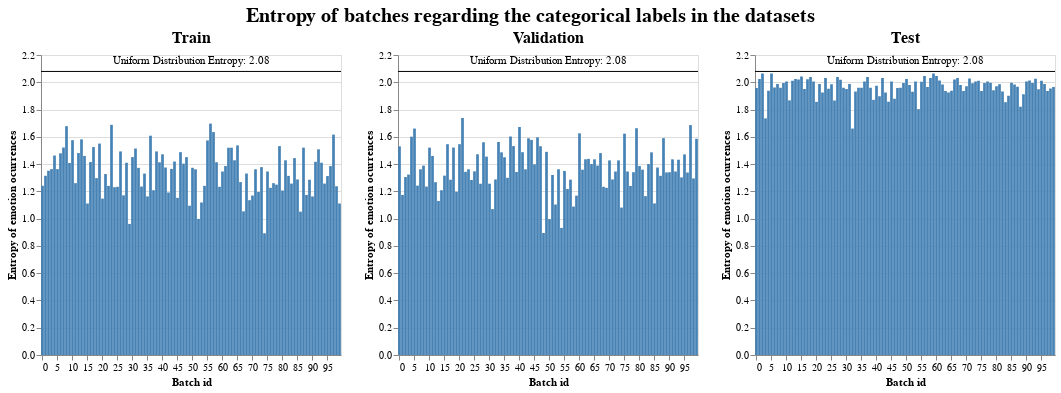

Notebook code cell kept with this figure:
### Markdown cell above
## 2.2 Weighted batch sampler
As we have seen in data exploration, there is a heavy bias towards positive emotions, concretly to happy and neutral emotions. In this section I will focus on creating a weighted batch sampler to solve this issue. I will focus on the categorical labels for this purpose. I will use the same data loader.

To get a sense on how the emotions are distributed in each batch I will be using entropy. Entropy is the measure of suprise or uncertainty of the variables possible outcomes. So it is a good measure to see how uncertain the categorical labels in a batch will be (as we expect it to be as high as possible). This is the mathematical definition:

$$H(X):=-\sum_{x\in \mathcal{X}} p(x)· log(p(x))$$

**Note:** The choice of base for the logarithm, varies for different applications. I will use base $e$, so it is in "natural units" nat.

The lower bound of entropy is a deterministic event, where in a batch we have only one emotion (in this case the entropy is 0).
$$H(D)=- 1 · log(1)=-log(1) = 0$$

The objective is that all batches labels are as uncertain as possible. So we seek the uniform distribution of categorical labels in each batch, so that will be the upper bound of this measure. In case of a uniform distribution of 8 possible outcomes or emotions the entropy value is the following: 
$$H(U)=-\sum_{i=1}^{8}  1/8 · log(p(i))=-log(1/8) \approx 2.079$$

Now I will plot the entropy of the labels across the batches for all data splits:

### Code cell
bar_plot_train = compute_cat_label_batch_entropy(dataloader_train, NUMBER_OF_EMOT, title = "Train")
bar_plot_val = compute_cat_label_batch_entropy(dataloader_val, NUMBER_OF_EMOT, title = "Validation")
bar_plot_test = compute_cat_label_batch_entropy(dataloader_test, NUMBER_OF_EMOT, title = "Test")
alt.hconcat(bar_plot_train, bar_plot_val, bar_plot_test).properties(
    title = alt.Title("Entropy of batches regarding the categorical labels in the datasets", anchor = "middle", fontSize = 20))

### Figure 1 — Vega-Lite specification as saved in the notebook (floating-point values rounded to 4 significant figures)
{"config": {"view": {"continuousWidth": 300, "continuousHeight": 300}}, "hconcat": [{"layer": [{"data": {"name": "data-2345f9749867ff87346f56a19dccda3d"}, "mark": {"type": "bar", "color": "steelblue"}, "encoding": {"tooltip": [{"field": "Batch", "title": "Batch id", "type": "quantitative"}, {"field": "Entropy", "format": ".3f", "title": "Entropy", "type": "quantitative"}], "x": {"axis": {"labelAngle": 0, "labelFlush": true, "title": "Batch id", "values": [0, 5, 10, 15, 20, 25, 30, 35, 40, 45, 50, 55, 60, 65, 70, 75, 80, 85, 90, 95]}, "field": "Batch", "type": "nominal"}, "y": {"field": "Entropy", "title": "Entropy of emotion ocurrences", "type": "quantitative"}}, "title": {"text": "Train", "fontSize": 16}}, {"data": {"name": "data-bde6cd71c8531a0d11bbd68aeddef36f"}, "mark": {"type": "text", "dy": -10}, "encoding": {"text": {"value": "Uniform Distribution Entropy: 2.08"}, "y": {"field": "y", "title": "", "type": "quantitative"}}}, {"data": {"name": "data-bde6cd71c8531a0d11bbd68aeddef36f"}, "mark": {"type": "rule", "color": "black"}, "encoding": {"y": {"field": "y", "title": "", "type": "quantitative"}}}], "height": 300, "width": 300}, {"layer": [{"data": {"name": "data-b24e3f90e321106b3b9aaa99d3e09984"}, "mark": {"type": "bar", "color": "steelblue"}, "encoding": {"tooltip": [{"field": "Batch", "title": "Batch id", "type": "quantitative"}, {"field": "Entropy", "format": ".3f", "title": "Entropy", "type": "quantitative"}], "x": {"axis": {"labelAngle": 0, "labelFlush": true, "title": "Batch id", "values": [0, 5, 10, 15, 20, 25, 30, 35, 40, 45, 50, 55, 60, 65, 70, 75, 80, 85, 90, 95]}, "field": "Batch", "type": "nominal"}, "y": {"field": "Entropy", "title": "Entropy of emotion ocurrences", "type": "quantitative"}}, "title": {"text": "Validation", "fontSize": 16}}, {"data": {"name": "data-bde6cd71c8531a0d11bbd68aeddef36f"}, "mark": {"type": "text", "dy": -10}, "encoding": {"text": {"value": "Uniform Distribution Entropy: 2.08"}, "y": {"field": "y", "title": "", "type": "quantitative"}}}, {"data": {"name": "data-bde6cd71c8531a0d11bbd68aeddef36f"}, "mark": {"type": "rule", "color": "black"}, "encoding": {"y": {"field": "y", "title": "", "type": "quantitative"}}}], "height": 300, "width": 300}, {"layer": [{"data": {"name": "data-5dbaf3115448203ce35f950b9a5ed473"}, "mark": {"type": "bar", "color": "steelblue"}, "encoding": {"tooltip": [{"field": "Batch", "title": "Batch id", "type": "quantitative"}, {"field": "Entropy", "format": ".3f", "title": "Entropy", "type": "quantitative"}], "x": {"axis": {"labelAngle": 0, "labelFlush": true, "title": "Batch id", "values": [0, 5, 10, 15, 20, 25, 30, 35, 40, 45, 50, 55, 60, 65, 70, 75, 80, 85, 90, 95]}, "field": "Batch", "type": "nominal"}, "y": {"field": "Entropy", "title": "Entropy of emotion ocurrences", "type": "quantitative"}}, "title": {"text": "Test", "fontSize": 16}}, {"data": {"name": "data-bde6cd71c8531a0d11bbd68aeddef36f"}, "mark": {"type": "text", "dy": -10}, "encoding": {"text": {"value": "Uniform Distribution Entropy: 2.08"}, "y": {"field": "y", "title": "", "type": "quantitative"}}}, {"data": {"name": "data-bde6cd71c8531a0d11bbd68aeddef36f"}, "mark": {"type": "rule", "color": "black"}, "encoding": {"y": {"field": "y", "title": "", "type": "quantitative"}}}], "height": 300, "width": 300}], "title": {"text": "Entropy of batches regarding the categorical labels in the datasets", "anchor": "middle", "fontSize": 20}, "$schema": "https://vega.github.io/schema/vega-lite/v5.15.1.json", "datasets": {"data-2345f9749867ff87346f56a19dccda3d": [{"Batch": 0, "Entropy": 1.241}, {"Batch": 1, "Entropy": 1.314}, {"Batch": 2, "Entropy": 1.351}, {"Batch": 3, "Entropy": 1.363}, {"Batch": 4, "Entropy": 1.463}, {"Batch": 5, "Entropy": 1.363}, {"Batch": 6, "Entropy": 1.479}, {"Batch": 7, "Entropy": 1.521}, {"Batch": 8, "Entropy": 1.678}, {"Batch": 9, "Entropy": 1.408}, {"Batch": 10, "Entropy": 1.575}, {"Batch": 11, "Entropy": 1.26}, {"Batch": 12, "Entropy": 1.481}, {"Batch": 13, "Entropy": 1.581}, {"Batch": 14, "Entropy": 1.46}, {"Batch": 15, "Entropy": 1.111}, {"Batch": 16, "Entropy": 1.415}, {"Batch": 17, "Entropy": 1.525}, {"Batch": 18, "Entropy": 1.297}, {"Batch": 19, "Entropy": 1.55}, {"Batch": 20, "Entropy": 1.147}, {"Batch": 21, "Entropy": 1.327}, {"Batch": 22, "Entropy": 1.24}, {"Batch": 23, "Entropy": 1.688}, {"Batch": 24, "Entropy": 1.23}, {"Batch": 25, "Entropy": 1.233}, {"Batch": 26, "Entropy": 1.493}, {"Batch": 27, "Entropy": 1.171}, {"Batch": 28, "Entropy": 1.41}, {"Batch": 29, "Entropy": 0.9614}, {"Batch": 30, "Entropy": 1.451}, {"Batch": 31, "Entropy": 1.514}, {"Batch": 32, "Entropy": 1.372}, {"Batch": 33, "Entropy": 1.235}, {"Batch": 34, "Entropy": 1.33}, {"Batch": 35, "Entropy": 1.163}, {"Batch": 36, "Entropy": 1.608}, {"Batch": 37, "Entropy": 1.208}, {"Batch": 38, "Entropy": 1.493}, {"Batch": 39, "Entropy": 1.413}, {"Batch": 40, "Entropy": 1.472}, {"Batch": 41, "Entropy": 1.375}, {"Batch": 42, "Entropy": 1.192}, {"Batch": 43, "Entropy": 1.365}, {"Batch": 44, "Entropy": 1.419}, {"Batch": 45, "Entropy": 1.152}, {"Batch": 46, "Entropy": 1.488}, {"Batch": 47, "Entropy": 1.403}, {"Batch": 48, "Entropy": 1.451}, {"Batch": 49, "Entropy": 1.095}, {"Batch": 50, "Entropy": 1.373}, {"Batch": 51, "Entropy": 1.362}, {"Batch": 52, "Entropy": 0.9979}, {"Batch": 53, "Entropy": 1.119}, {"Batch": 54, "Entropy": 1.24}, {"Batch": 55, "Entropy": 1.573}, {"Batch": 56, "Entropy": 1.697}, {"Batch": 57, "Entropy": 1.635}, {"Batch": 58, "Entropy": 1.413}, {"Batch": 59, "Entropy": 1.233}, {"Batch": 60, "Entropy": 1.345}, {"Batch": 61, "Entropy": 1.386}, {"Batch": 62, "Entropy": 1.52}, {"Batch": 63, "Entropy": 1.52}, {"Batch": 64, "Entropy": 1.428}, {"Batch": 65, "Entropy": 1.537}, {"Batch": 66, "Entropy": 1.268}, {"Batch": 67, "Entropy": 1.054}, {"Batch": 68, "Entropy": 1.331}, {"Batch": 69, "Entropy": 1.135}, {"Batch": 70, "Entropy": 1.169}, {"Batch": 71, "Entropy": 1.362}, {"Batch": 72, "Entropy": 1.196}, {"Batch": 73, "Entropy": 1.377}, {"Batch": 74, "Entropy": 0.8926}, {"Batch": 75, "Entropy": 1.346}, {"Batch": 76, "Entropy": 1.226}, {"Batch": 77, "Entropy": 1.26}, {"Batch": 78, "Entropy": 1.249}, {"Batch": 79, "Entropy": 1.532}, {"Batch": 80, "Entropy": 1.206}, {"Batch": 81, "Entropy": 1.428}, {"Batch": 82, "Entropy": 1.314}, {"Batch": 83, "Entropy": 1.257}, {"Batch": 84, "Entropy": 1.444}, {"Batch": 85, "Entropy": 1.287}, {"Batch": 86, "Entropy": 1.051}, {"Batch": 87, "Entropy": 1.521}, {"Batch": 88, "Entropy": 1.174}, {"Batch": 89, "Entropy": 1.285}, {"Batch": 90, "Entropy": 1.163}, {"Batch": 91, "Entropy": 1.417}, {"Batch": 92, "Entropy": 1.508}, {"Batch": 93, "Entropy": 1.41}, {"Batch": 94, "Entropy": 1.257}, {"Batch": 95, "Entropy": 1.312}, {"Batch": 96, "Entropy": 1.385}, {"Batch": 97, "Entropy": 1.616}, {"Batch": 98, "Entropy": 1.238}, {"Batch": 99, "Entropy": 1.111}], "data-bde6cd71c8531a0d11bbd68aeddef36f": [{"y": 2.079}], "data-b24e3f90e321106b3b9aaa99d3e09984": [{"Batch": 0, "Entropy": 1.53}, {"Batch": 1, "Entropy": 1.174}, {"Batch": 2, "Entropy": 1.305}, {"Batch": 3, "Entropy": 1.323}, {"Batch": 4, "Entropy": 1.601}, {"Batch": 5, "Entropy": 1.661}, {"Batch": 6, "Entropy": 1.242}, {"Batch": 7, "Entropy": 1.362}, {"Batch": 8, "Entropy": 1.389}, {"Batch": 9, "Entropy": 1.235}, {"Batch": 10, "Entropy": 1.521}, {"Batch": 11, "Entropy": 1.46}, {"Batch": 12, "Entropy": 1.267}, {"Batch": 13, "Entropy": 1.13}, {"Batch": 14, "Entropy": 1.208}, {"Batch": 15, "Entropy": 1.315}, {"Batch": 16, "Entropy": 1.546}, {"Batch": 17, "Entropy": 1.285}, {"Batch": 18, "Entropy": 1.521}, {"Batch": 19, "Entropy": 1.198}, {"Batch": 20, "Entropy": 1.546}, {"Batch": 21, "Entropy": 1.738}, {"Batch": 22, "Entropy": 1.343}, {"Batch": 23, "Entropy": 1.362}, {"Batch": 24, "Entropy": 1.283}, {"Batch": 25, "Entropy": 1.347}, {"Batch": 26, "Entropy": 1.472}, {"Batch": 27, "Entropy": 1.256}, {"Batch": 28, "Entropy": 1.56}, {"Batch": 29, "Entropy": 1.455}, {"Batch": 30, "Entropy": 1.256}, {"Batch": 31, "Entropy": 1.07}, {"Batch": 32, "Entropy": 1.287}, {"Batch": 33, "Entropy": 1.562}, {"Batch": 34, "Entropy": 1.486}, {"Batch": 35, "Entropy": 1.45}, {"Batch": 36, "Entropy": 1.299}, {"Batch": 37, "Entropy": 1.602}, {"Batch": 38, "Entropy": 1.532}, {"Batch": 39, "Entropy": 1.342}, {"Batch": 40, "Entropy": 1.672}, {"Batch": 41, "Entropy": 1.487}, {"Batch": 42, "Entropy": 1.362}, {"Batch": 43, "Entropy": 1.589}, {"Batch": 44, "Entropy": 1.577}, {"Batch": 45, "Entropy": 1.398}, {"Batch": 46, "Entropy": 1.596}, {"Batch": 47, "Entropy": 1.531}, {"Batch": 48, "Entropy": 0.8949}, {"Batch": 49, "Entropy": 1.49}, {"Batch": 50, "Entropy": 0.9965}, {"Batch": 51, "Entropy": 1.32}, {"Batch": 52, "Entropy": 1.103}, {"Batch": 53, "Entropy": 1.362}, {"Batch": 54, "Entropy": 0.9321}, {"Batch": 55, "Entropy": 1.35}, {"Batch": 56, "Entropy": 1.217}, {"Batch": 57, "Entropy": 1.286}, {"Batch": 58, "Entropy": 1.088}, {"Batch": 59, "Entropy": 1.169}, {"Batch": 60, "Entropy": 1.626}, {"Batch": 61, "Entropy": 1.359}, {"Batch": 62, "Entropy": 1.435}, {"Batch": 63, "Entropy": 1.438}, {"Batch": 64, "Entropy": 1.4}, {"Batch": 65, "Entropy": 1.435}, {"Batch": 66, "Entropy": 1.389}, {"Batch": 67, "Entropy": 1.48}, {"Batch": 68, "Entropy": 1.233}, {"Batch": 69, "Entropy": 1.226}, {"Batch": 70, "Entropy": 1.427}, {"Batch": 71, "Entropy": 1.287}, {"Batch": 72, "Entropy": 1.346}, {"Batch": 73, "Entropy": 1.427}, {"Batch": 74, "Entropy": 1.081}, {"Batch": 75, "Entropy": 1.623}, {"Batch": 76, "Entropy": 1.346}, {"Batch": 77, "Entropy": 1.24}, {"Batch": 78, "Entropy": 1.341}, {"Batch": 79, "Entropy": 1.663}, {"Batch": 80, "Entropy": 1.386}, {"Batch": 81, "Entropy": 1.359}, {"Batch": 82, "Entropy": 1.165}, {"Batch": 83, "Entropy": 1.4}, {"Batch": 84, "Entropy": 1.486}, {"Batch": 85, "Entropy": 1.112}, {"Batch": 86, "Entropy": 1.375}, {"Batch": 87, "Entropy": 1.314}, {"Batch": 88, "Entropy": 1.59}, {"Batch": 89, "Entropy": 1.339}, {"Batch": 90, "Entropy": 1.341}, {"Batch": 91, "Entropy": 1.435}, {"Batch": 92, "Entropy": 1.346}, {"Batch": 93, "Entropy": 1.432}, {"Batch": 94, "Entropy": 1.302}, {"Batch": 95, "Entropy": 1.471}, {"Batch": 96, "Entropy": 1.338}, {"Batch": 97, "Entropy": 1.686}, {"Batch": 98, "Entropy": 1.295}, {"Batch": 99, "Entropy": 1.586}], "data-5dbaf3115448203ce35f950b9a5ed473": [{"Batch": 0, "Entropy": 1.957}, {"Batch": 1, "Entropy": 2.025}, {"Batch": 2, "Entropy": 2.064}, {"Batch": 3, "Entropy": 1.735}, {"Batch": 4, "Entropy": 1.939}, {"Batch": 5, "Entropy": 2.064}, {"Batch": 6, "Entropy": 1.962}, {"Batch": 7, "Entropy": 1.987}, {"Batch": 8, "Entropy": 1.96}, {"Batch": 9, "Entropy": 1.996}, {"Batch": 10, "Entropy": 2.005}, {"Batch": 11, "Entropy": 1.867}, {"Batch": 12, "Entropy": 2.012}, {"Batch": 13, "Entropy": 2.025}, {"Batch": 14, "Entropy": 2.019}, {"Batch": 15, "Entropy": 2.042}, {"Batch": 16, "Entropy": 1.95}, {"Batch": 17, "Entropy": 2.023}, {"Batch": 18, "Entropy": 2.039}, {"Batch": 19, "Entropy": 2.006}, {"Batch": 20, "Entropy": 1.856}, {"Batch": 21, "Entropy": 1.987}, {"Batch": 22, "Entropy": 1.925}, {"Batch": 23, "Entropy": 2.031}, {"Batch": 24, "Entropy": 1.952}, {"Batch": 25, "Entropy": 1.985}, {"Batch": 26, "Entropy": 1.866}, {"Batch": 27, "Entropy": 2.039}, {"Batch": 28, "Entropy": 2.018}, {"Batch": 29, "Entropy": 1.96}, {"Batch": 30, "Entropy": 1.95}, {"Batch": 31, "Entropy": 1.987}, {"Batch": 32, "Entropy": 1.661}, {"Batch": 33, "Entropy": 1.933}, {"Batch": 34, "Entropy": 1.96}, {"Batch": 35, "Entropy": 1.961}, {"Batch": 36, "Entropy": 2.006}, {"Batch": 37, "Entropy": 2.038}, {"Batch": 38, "Entropy": 1.961}, {"Batch": 39, "Entropy": 1.871}, {"Batch": 40, "Entropy": 1.975}, {"Batch": 41, "Entropy": 1.897}, {"Batch": 42, "Entropy": 2.031}, {"Batch": 43, "Entropy": 1.924}, {"Batch": 44, "Entropy": 1.858}, {"Batch": 45, "Entropy": 2.005}, {"Batch": 46, "Entropy": 1.88}, {"Batch": 47, "Entropy": 1.957}, {"Batch": 48, "Entropy": 1.96}, {"Batch": 49, "Entropy": 1.996}, {"Batch": 50, "Entropy": 2.025}, {"Batch": 51, "Entropy": 1.979}, {"Batch": 52, "Entropy": 1.931}, {"Batch": 53, "Entropy": 2.006}, {"Batch": 54, "Entropy": 1.803}, {"Batch": 55, "Entropy": 2.004}, {"Batch": 56, "Entropy": 2.045}, {"Batch": 57, "Entropy": 1.965}, {"Batch": 58, "Entropy": 2.031}, {"Batch": 59, "Entropy": 2.064}, {"Batch": 60, "Entropy": 2.045}, {"Batch": 61, "Entropy": 2.012}, {"Batch": 62, "Entropy": 1.985}, {"Batch": 63, "Entropy": 1.936}, {"Batch": 64, "Entropy": 1.925}, {"Batch": 65, "Entropy": 1.938}, {"Batch": 66, "Entropy": 2.019}, {"Batch": 67, "Entropy": 2.031}, {"Batch": 68, "Entropy": 1.979}, {"Batch": 69, "Entropy": 1.936}, {"Batch": 70, "Entropy": 1.97}, {"Batch": 71, "Entropy": 2.027}, {"Batch": 72, "Entropy": 1.992}, {"Batch": 73, "Entropy": 2.005}, {"Batch": 74, "Entropy": 2.01}, {"Batch": 75, "Entropy": 1.936}, {"Batch": 76, "Entropy": 1.995}, {"Batch": 77, "Entropy": 2.005}, {"Batch": 78, "Entropy": 1.996}, {"Batch": 79, "Entropy": 1.941}, {"Batch": 80, "Entropy": 1.971}, {"Batch": 81, "Entropy": 1.985}, {"Batch": 82, "Entropy": 1.933}, {"Batch": 83, "Entropy": 1.854}, {"Batch": 84, "Entropy": 1.901}, {"Batch": 85, "Entropy": 1.996}, {"Batch": 86, "Entropy": 1.985}, {"Batch": 87, "Entropy": 1.967}, {"Batch": 88, "Entropy": 1.821}, {"Batch": 89, "Entropy": 1.912}, {"Batch": 90, "Entropy": 2.005}, {"Batch": 91, "Entropy": 2.012}, {"Batch": 92, "Entropy": 1.996}, {"Batch": 93, "Entropy": 2.027}, {"Batch": 94, "Entropy": 1.948}, {"Batch": 95, "Entropy": 2.01}, {"Batch": 96, "Entropy": 1.987}, {"Batch": 97, "Entropy": 1.936}, {"Batch": 98, "Entropy": 1.954}, {"Batch": 99, "Entropy": 1.965}]}}
